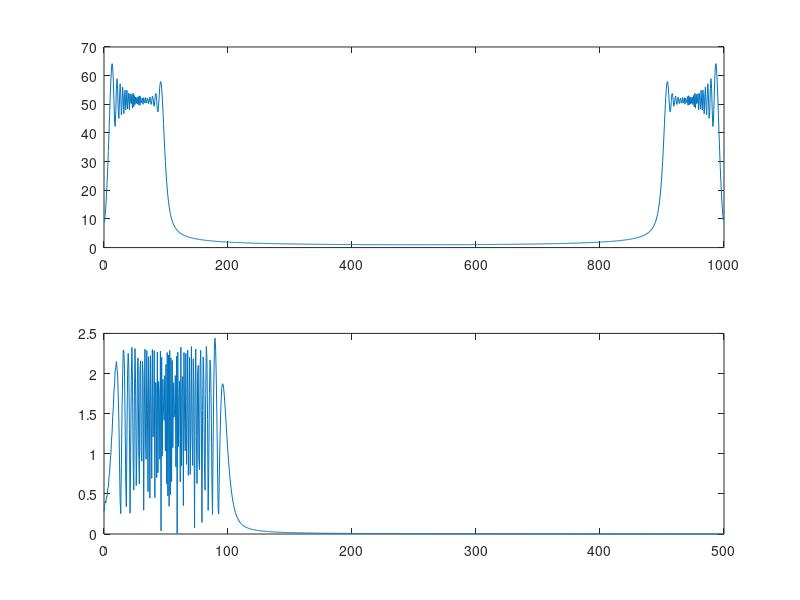

The MATLAB script that drew this image: (Note: this script raises an error after producing the figure.)

if 1 % DCT based FDM
        close all; 
        clear all;    
        clc;
        Fs=1000;
        Fmax=Fs/2; 
        Npart=20;
        Fmax=150;
        
        % 1. for clean signal with complete number of cycles, HT is better
        % than DCT.
        % 2. for noisy signal with complete number of cycles, both HT and DCT are same.
        
        % 3. for clean and noisy signals with incomplete number of cycles, DCT is better
        % than HT.
        
        % 4. for short, clean and noisy signals with incomplete number of cycles, DCT is much better
        % than HT.
        
        
        t = 0:(1/Fs):1-(1/Fs);
        t=t';
        
        x=chirp(t,5,1,100); 
        if 0
            x=0;
            for i=1:5
                x=x+cos(2*pi*i*1*t);
            end
        end
        
        %x=sin(2*pi*2*t+pi/7);
        plot(x)
        snr=40;
        N=length(x);
        %x=awgn(x,snr,'measured');
        plot(x);
        subplot(2,1,1)
        freq0=(0:N-1)*Fs/N;
        plot(freq0,abs(fft(x)));        
        DCT2=1;
        if DCT2 % dct 
            y=dct(x);    
            %y=dct(x,'Type',2); 
        else % dst
            y=dst(x);    
        end
        
        if 0 % idc implementation
           ydct = sp_DCTImpl(x);           
           x_rec = sp_IDCTImpl(ydct);
           subplot(2,1,1)
           plot(x-x_rec);           
           subplot(2,1,2)
           plot(y-ydct); 
           
           % DCT using 2N FFT
           fx2 = fft(x, 2*N);
           ak=(1/sqrt(N)) * [1; sqrt(2)*ones(N-1,1)];
           dctx = ak .*real( fx2(1:N) .* exp(-1i*pi*(0:N-1)'/(2*N)) );
           plot(y-dctx);           
           
           % IDCT using 4N FFT
           ck=ak.*dctx;
           x4N=fft(ck,4*N);
           
           subplot(2,1,1)           
           plot(real(x4N));
           subplot(2,1,2)           
           plot(-imag(x4N));
           
           xrec1=x4N(2:2:(2*N));% FSAS          
           xr=real(xrec1);   % signal x         
           xq=-imag(xrec1);  % quadrature component 
           
           
           
           subplot(2,1,1)           
           plot(t,xr); 
           %axis([t(1) t(end) min(xr) max(xr)]);
           subplot(2,1,2)
           plot(t,xq);
           %axis([t(1) t(end) min(xq) max(xq)]);
           
           tt=1;        
        end
        
        subplot(2,1,2)
        freq=(0:N-1)*0.5*Fs/N;
        plot(freq,abs(y));
        tt=1;  
        
       if 0 
            IntNtime=0;
            x1=x;
            for i=1:IntNtime
                x1=(cumsum(x1));
            end
            plot(x1);
            y1=dct(x1);

            subplot(2,1,1);
            freq=(0:N-1)*0.5*Fs/N;
            plot(freq',abs(y))

            subplot(2,1,2);
            stem(freq',abs(y1))

            figure 

            %y1(100:end)=0; 
            xr=idct(y1);
            xt=xr(1);
            for i=1:IntNtime            
                xr=diff(xr);
                xr=[xt;xr];            
            end
            plot(xr); 


           tt=1;
       end
        if 0
            ym=abs(y); ymax=max(ym);
            ind=find(ym<ymax*0.1);
            y(ind)=0; stem(y)
        end
        
        if 0 % filtering
            ym=abs(y); [ymax ind]=max(ym); 
            nbr=3;
            y(ind+nbr:end)=0; 
            y(1:ind-nbr)=0; 
            subplot(2,1,2);
            stem(y)
        end
        
        if 1
            Fcut1=40; Fcut2=60;  % Hz
            %sx=sp_DCT2_Filter(x,Fs,Fcut1,'LP');
            sx=sp_DCT2_Filter(x,Fs,Fcut1,Fcut2,'BP');
            subplot(2,1,1);
            plot(real(sx));
            subplot(2,1,2);
            plot(x-real(sx'));
            
            tt=1;
            
            subplot(2,1,1);
            plot(real(sx));
            subplot(2,1,2);
            plot(imag(sx));
            tt=1;   
        end 
        
        [freq amp]=sp_IF_timefrequency_plot(x,t,Fs,Fmax); 
        [freq1 amp1]=sp_DCT_IF_timefrequency_plot(x,t,Fs,Fmax);  
        
        %%%%%%%%%%%% DCT based Analytic signal cmputation
        z=0;        
        N=length(x);  
        n=1:N;
        if DCT2
            w=ones(1,N)*(2/N)^(0.5); w(1)= (1/N)^(0.5); 
        else
           w=ones(1,N)*(2/(N+1)); 
        end
        
        for k=1:N
            if DCT2
                tmp=w(k)*y(k)*exp( 1i*pi*(2*n-1)*(k-1)/(2*N) ); % DCT-2 and DCT-3 are inverses of each other.
            else
               tmp=w(k)*y(k)*exp( 1i*pi*n*k/(N+1) ); 
            end
            z= z+tmp; 

            if 0
                subplot(2,1,1);
                plot(real(tmp));
                grid on
                subplot(2,1,2);
                plot(imag(tmp)); 
                grid on
            end
        tt=1;
        end
        
        figure;
        subplot(2,1,1);
        plot(x'-real(z));
        subplot(2,1,2);
        plot(x-idct(y));
        tt=1;
        
        if 1
                figure
                subplot(3,1,1);
                plot(t,real(z));
                grid on
                if DCT2
                    title('Real part of DCT based FSAS');
                else
                    title('Real part of DST based FSAS');
                end
             FntSize=18;
             set(gca,'FontSize',FntSize,'FontName','Times')
             h1 = get(gca, 'xlabel');
             set(h1,'FontSize',FntSize,'FontName','Times')
             h1 = get(gca, 'ylabel');
             set(h1,'FontSize',FntSize,'FontName','Times')
             set(gca,'xticklabel',{[]}) 
                subplot(3,1,2);
                plot(t,imag(z)); 
                grid on
                if DCT2
                    title('Imaginary part of DCT based FSAS');
                else
                    title('Imaginary part of DST based FSAS');
                end
                FntSize=18;
             set(gca,'FontSize',FntSize,'FontName','Times')
             h1 = get(gca, 'xlabel');
             set(h1,'FontSize',FntSize,'FontName','Times')
             h1 = get(gca, 'ylabel');
             set(h1,'FontSize',FntSize,'FontName','Times')
             set(gca,'xticklabel',{[]}) 
                subplot(3,1,3);
                plot(t,imag(hilbert(x))); 
                grid on
                title('Hilbert Transform');
                FntSize=18;
             set(gca,'FontSize',FntSize,'FontName','Times')
             h1 = get(gca, 'xlabel');
             set(h1,'FontSize',FntSize,'FontName','Times')
             h1 = get(gca, 'ylabel');
             set(h1,'FontSize',FntSize,'FontName','Times')
        end
        
        phi=unwrap(angle(z));
        diffPhase=diff(phi)*(Fs/(2*pi)); 
        figure
        plot(diffPhase);
        %%%%%%%%%%%%
        
        figure         
        subplot(3,1,1);
        plot(real(z));
        grid on;
        subplot(3,1,2);
        plot(imag(z));
        grid on;
        subplot(3,1,3);
        plot(abs(z));
        grid on;
        title('DCT');
        
        z1=hilbert(x);
        figure
        phi=unwrap(angle(z1));
        diffPhase1=diff(phi)*(Fs/(2*pi));
        plot(diffPhase, 'LineWidth',2); hold on;
        plot(diffPhase1,'r');
        grid on;
        legend('DCT IF', 'Hilbert IF');
        
        figure
        subplot(3,1,1);   
        plot(real(z1));
        grid on;
        subplot(3,1,2);
        plot(imag(z1));
        grid on;
        subplot(3,1,3);        
        plot(abs(z1));
        grid on;
        title('Hilbert'); 
        
        
        
                       
        tt=1;      
    end
